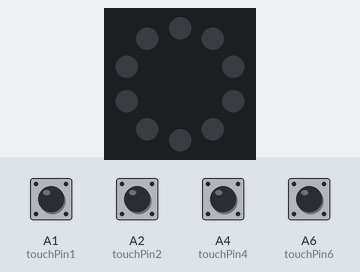
Simulated run of this program. Board: Circuit Playground running CircuitPython. On the bench: the board's ring of 10 RGB LEDs (number 0 left of the top, counting anticlockwise). The inputs (shaded band) are chosen by the test bench; at power-on: A1 (touchPin1), A2 (touchPin2), A4 (touchPin4), A6 (touchPin6) LOW. Dim RGB values are drawn brighter than linear; touch pads read as touched when driven HIGH.

Above: at 1.2 s.
1.3 s: A1 (touchPin1) pulled HIGH for 0.15 s
At 1.7 s:
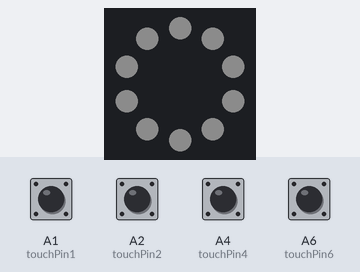
2.9 s: A1 (touchPin1) pulled HIGH for 1 s
At 4.1 s:
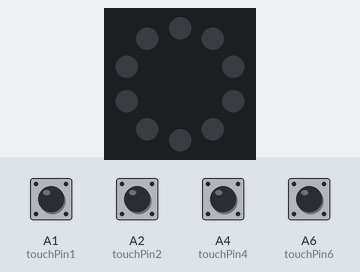
Timing chart, 0 to 5.9 s (numbered marks = the images above; inputs shaded):
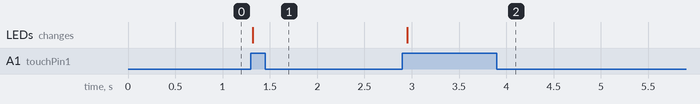

The program:

Anthony_Palileo_wk4_p1.py
```python
# import modules
import board
import time
import touchio
import neopixel

# declare objects and variables
# declare touchIn object on CPE cap-touch pin (A1 - A6 and TX)
touchPin1 = touchio.TouchIn(board.A1)
touchPin2 = touchio.TouchIn(board.A2)
touchPin3 = touchio.TouchIn(board.A3)
touchPin4 = touchio.TouchIn(board.A4)
touchPin5 = touchio.TouchIn(board.A5)
touchPin6 = touchio.TouchIn(board.A6)
touchPin7 = touchio.TouchIn(board.TX)
touchPre = touchPin1.value

# neopixel stuff
pixels = neopixel.NeoPixel(board.NEOPIXEL, 10, brightness=0.05,
                           auto_write=False)
color = [255, 255, 255]

toggleLED = False

# repeat forever
while True:
    # capture touch input
    if touchPin1.value != touchPre:
        touchPre = touchPin1.value
        if touchPin1.value:
            toggleLED = not toggleLED

    if toggleLED:
        pixels.fill(color)
        pixels.show()

        if touchPin2.value and touchPin3.value:
            if color[0] >= 245:
                incrementR = -10
            if color[0] <= 10:
                incrementR = 10
            color[0] += incrementR

        if touchPin4.value and touchPin5.value:
            if color[1] >= 245:
                incrementG = -10
            if color[1] <= 10:
                incrementG = 10
            color[1] += incrementG

        if touchPin6.value and touchPin7.value:
            if color[2] >= 245:
                incrementB = -10
            if color[2] <= 10:
                incrementB = 10
            color[2] += incrementB

    else:
        pixels.fill(0)
        pixels.show()
        # reset to white
        for i in range(3):
            color[i] = 255

    time.sleep(0.1)
```

Measured:
- after the input at 1.3 s, the LEDs: change at once (image 1)
- after the input at 2.9 s, the LEDs: change after 0.05 s (image 2)
